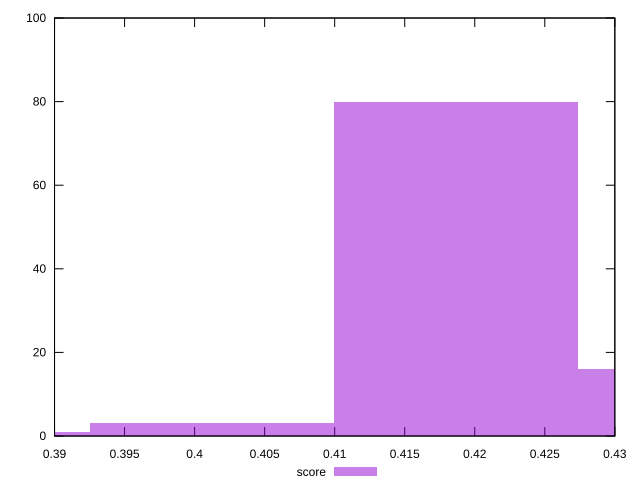

gnuplot code for this plot:
reset

$score <<EOF
0.38377932538457876 1
0.418668354964995 80
0.4012238401747869 3
0.43611286975520314 16
EOF

set key outside below
set boxwidth 0.017444514790208126
set xrange [0.39:0.43]
set yrange [0:100]
set trange [0:100]
set style fill transparent solid 0.5 noborder
set terminal svg size 640, 490 enhanced background rgb 'white'
set output "report_00019_2021-02-10T18-14-37.922Z//render-blocking-resources/samples/pages/score/histogram.svg"

plot $score title "score" with boxes

reset
